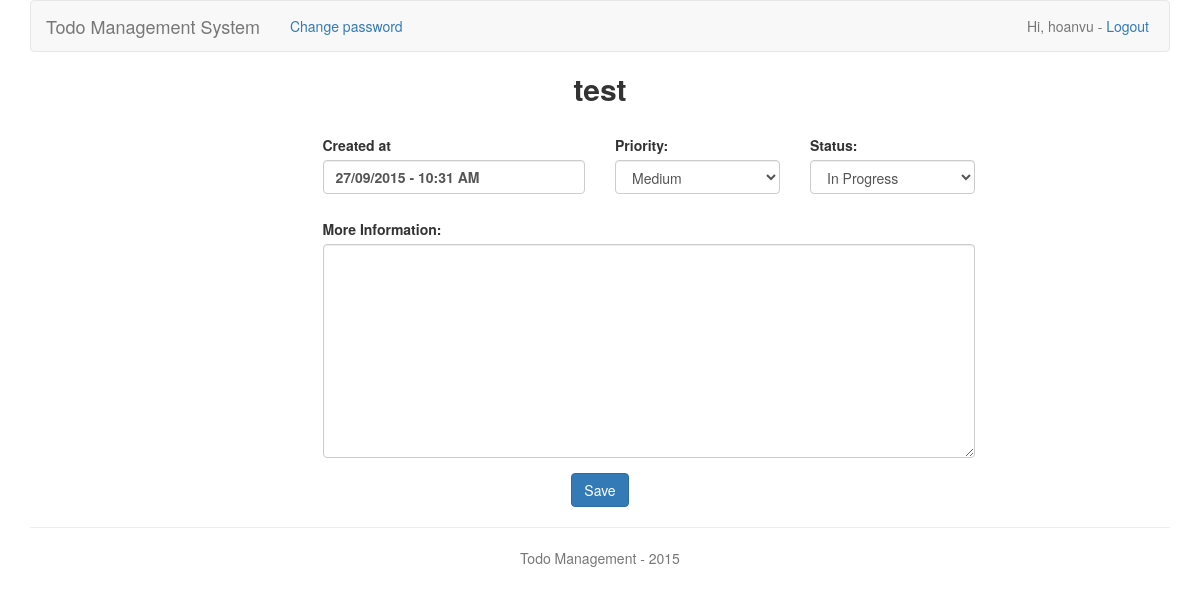
Screenshot of /todo/details/10/ (signed in) with the database file from the repository.
### todo/models.py (models this page shows, shortened)
class Todo(models.Model):
    owner = models.ForeignKey(User)
    content = models.CharField(max_length=150, blank=False)
    created_date = models.DateTimeField('Created date', auto_now_add=True)
    moreinfo = models.CharField(max_length=400, blank=True)
    STATUS = (
        (0, 'In Progress'),
        (1, 'Pending'),
        (2, 'Done'),
        (3, 'Cancelled'),
    )
    status = models.IntegerField(choices=STATUS, default=0)
    PRIORITY = (
        (0, 'Low'),
        (1, 'Medium'),
        (2, 'High'),
    )
    priority = models.IntegerField(choices=PRIORITY, default=0)

### todo/views.py (the view)
# urls.py: url(r'^details/(\d+)/$', views.todo_details, name='todo_details'),
@login_required
def todo_details(request, todo_id):
    todo = Todo.objects.get(id=todo_id)
    priority_list = Todo._meta.get_field('priority').choices
    status_list = Todo._meta.get_field('status').choices
    detail_form = DetailForm(instance=todo)
    return render(request, 'todo/details.html', {
        'todo': todo,
        'priority_list': priority_list,
        'status_list': status_list,
        'detail_form': detail_form,
    })

### todo/forms.py
class DetailForm(ModelForm):
    class Meta:
        model = Todo
        fields = ['priority', 'status', 'moreinfo']
        widgets = {
            'moreinfo': forms.Textarea(attrs={'rows': 10}),
        }
        labels = {
            'moreinfo': 'More Information:',
        }

### todo/templates/todo/details.html (shortened to what this page needs)
{% extends 'todo/_base.html' %}
{% load widget_tweaks %}
{% block body %}
<h2 class="text-center"> <strong>{{ todo.content }}</strong></h2>
<br>
<form action="{% url 'todo:edit_todo' todo.id %}" method="post">
	<div class="form-group">
		<div class="row">
			<div class="col-md-3"></div>
			<div class="col-md-3">
				<label>Created at</label>
				<label class="form-control">
					{{ todo.created_date | date:'d/m/Y' }} -
					{{ todo.created_date | date:'h:i A' }}
				</label>
			</div>
			<div class="col-md-2">
				{{ detail_form.priority.label_tag }}
				{{ detail_form.priority | attr:"class:form-control" }}
			</div>
			<div class="col-md-2">
				{{ detail_form.status.label_tag }}
				{{ detail_form.status | attr:"class:form-control" }}
			</div>
			<div class="col-md-2"></div>
		</div>
		<br>
		<div class="row">
			<div class="col-md-3"></div>
			<div class="col-md-7">
				{{ detail_form.moreinfo.label_tag }}
				{{ detail_form.moreinfo | attr:"class:form-control" }}
			</div>
			<div class="col-md-2"></div>
		</div>
	</div>
	<div class="text-center">
		<input type="submit" value="Save" class="btn btn-primary">
	</div>
</form>
{% endblock %}

### todo/templates/todo/_base.html (shortened to what this page needs)
<!DOCTYPE html>
{% load staticfiles %}
<link rel="stylesheet" href="{% static 'todo/css/bootstrap.min.css' %}">
<link rel="stylesheet" href="{% static 'todo/css/style.css' %}">
<div class="container">
	<nav class="navbar navbar-default">
		<div class="container-fluid">
			<a class="navbar-brand" href="{% url 'todo:index' %}">Todo Management System</a>
			{% if user.is_authenticated %}
				<p class="navbar-text navbar-left">
					<a href="{% url 'accounts:change_password' %}">Change password</a>
				</p>
				<p class="navbar-text navbar-right logout"> Hi, {{ user.username }} -
					<a href="{% url 'accounts:user_logout' %}">
						Logout
					</a>
				</p>
			{% else %}
				<p class="navbar-text navbar-right register">
					<a href="{% url 'accounts:user_register' %}"> Register an account </a>
				</p>
			{% endif %}
		</div>
	</nav>
	{% block body %}
	{% endblock %}
	<hr>
	<footer>
		<p class="text-muted text-center credit"> Todo Management - 2015 </p>
	</footer>
</div>

### todo/static/todo/css/style.css (style rules this page uses)
.logout, .register { padding-right: 20px; }

### rows the page displays
Todo: content "test", created_date "27/09/2015", created_date "10:31 AM", priority "Medium", status "In Progress"

### other values shown
{{ user.username }} "hoanvu"
{{ detail_form.priority.label_tag }} "Priority:"
{{ detail_form.status.label_tag }} "Status:"
{{ detail_form.moreinfo.label_tag }} "More Information:"
